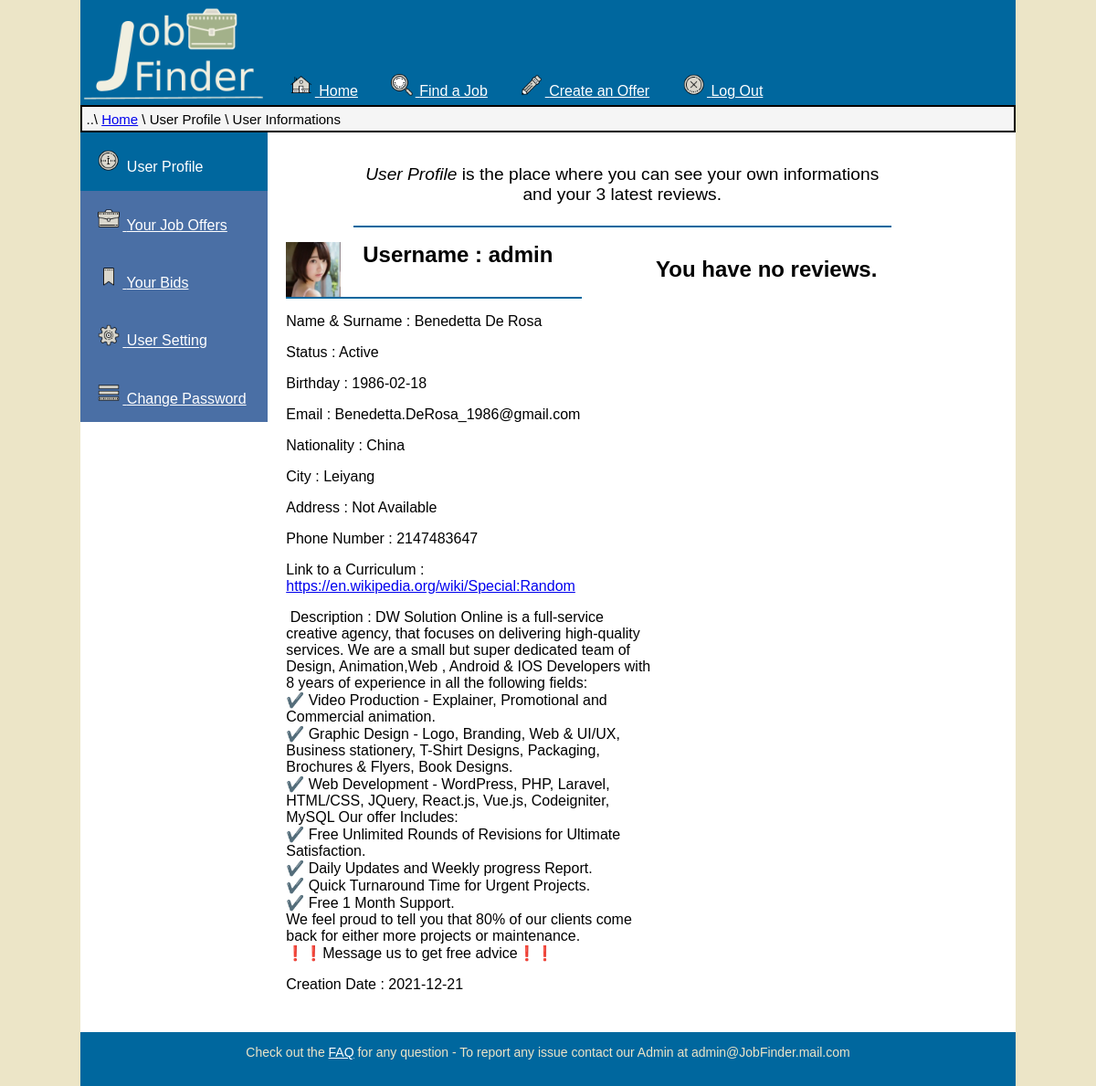
The page /UserProfile/User.php (signed in) on the database its author committed.
### tables this page shows
CREATE TABLE `users` (
  `Code_user` int(10) UNSIGNED NOT NULL,
  `Status` enum('Active','Inactive','Banned') NOT NULL,
  `Name` varchar(64) NOT NULL,
  `Surname` varchar(64) NOT NULL,
  `Nickname` varchar(48) NOT NULL,
  `Birth` date NOT NULL,
  `Email` varchar(48) NOT NULL,
  `Nationality` varchar(56) NOT NULL,
  `City` varchar(45) NOT NULL,
  `Address` varchar(75) DEFAULT NULL,
  `Phone` int(11) DEFAULT NULL,
  `Picture` varchar(64) NOT NULL,
  `Curriculum` varchar(128) DEFAULT NULL,
  `Description` varchar(4096) NOT NULL,
  `Creation` date NOT NULL DEFAULT current_timestamp()
);

### PHP/DBAccess.php (called while the page is built, shortened)
<?php
class DBAccess {
	private $connection;
	public function openDBConnection(){
		$this->connection = mysqli_connect(DBAccess::HOST_DB, DBAccess::USERNAME, DBAccess::PASSWORD, DBAccess::DBNAME);
		if(!$this->connection){
			echo("connessione al DB fallita: ".mysqli_connect_errno());
			return false;
		}
		else
			return true;
	}
  public function getUser($id) {
    if(isset($id)) {
		$queryCall=mysqli_prepare($this->connection, 'SELECT * FROM users WHERE Code_user = ? LIMIT 1;');
		mysqli_stmt_bind_param($queryCall,'i',$id);
		mysqli_stmt_execute($queryCall);
		$queryResult = mysqli_stmt_get_result($queryCall);
		if(mysqli_num_rows($queryResult) == 0)
			return null;
		else
			return mysqli_fetch_assoc($queryResult);
} else
		return null;
  }
  public function getUserReviewList($id,$number) {
    if(isset($id)) {
		$queryCall=mysqli_prepare($this->connection, 'SELECT P.Code_winner AS Winner, R.Code_user AS JobGiver, R.Stars , R.Comments, R.Date
						FROM reviews AS R JOIN past_jobs AS P WHERE R.Code_job = P.Code_job AND P.Code_winner = ?  ORDER BY R.Date DESC LIMIT ?;');
		mysqli_stmt_bind_param($queryCall,'ii',$id,$number);
		mysqli_stmt_execute($queryCall);
		$queryResult = mysqli_stmt_get_result($queryCall);
		if(mysqli_num_rows($queryResult) == 0)
			return null;
		else {
			$result=array();
			while ($tmp=mysqli_fetch_assoc($queryResult))
				array_push($result, $tmp);
			return $result;
		}
    } else
		return null;
  }
}
?>

### UserProfile/User.php (the view, shortened to what this page needs)
<?php
  require_once '..'. DIRECTORY_SEPARATOR .'PHP'. DIRECTORY_SEPARATOR .'DBAccess.php';
  if(isset($_SESSION['user_Username'])) {
    $url = '..'. DIRECTORY_SEPARATOR .'HTML'. DIRECTORY_SEPARATOR .'UserProfile.html';
    $HTML = file_get_contents($url);
    $HTML = str_replace("{{ SubPage }}","User Informations",$HTML);
    $HTML = str_replace('<li><a href="../PHP/UserProfile.php?section=1"><img src="../IMG/Icons/info.png" class="icons" alt=""><span class="sidebarText"> User Profile</span></a></li>',
      '<li class="selected">
      <img src="../IMG/Icons/info.png" class="icons" alt=""><span class="sidebarText"> User Profile</span>
      </li>',$HTML);
    $content='<div id="content"><div id="intro">
      <p><em>User Profile</em> is the place where you can see your own informations and your 3 latest reviews.</p>
    </div>';
    $adminActions = '';
    if(isset($_SESSION['Admin']) && $_SESSION['Admin']==1)
      $adminActions .= '<a id="AdminArea" href="..' . DIRECTORY_SEPARATOR . 'PHP'. DIRECTORY_SEPARATOR .'AdminHistory.php">Go to the secret admin page</a>';
    else
      $adminActions .= '';
    $content.=$adminActions;
    $DBAccess = new DBAccess();
    $Result = $DBAccess->getUser($_SESSION['user_ID']) ;
    if($Result) {
      $urlElement =  '..'. DIRECTORY_SEPARATOR .'HTML'. DIRECTORY_SEPARATOR .'Elements'. DIRECTORY_SEPARATOR .'User.html';
      $content .= file_get_contents($urlElement);
      $content = str_replace("{{Nickname}}",trim($Result["Nickname"]),$content);
      $content = str_replace("{{ProfilePic}}",'..'. DIRECTORY_SEPARATOR .'IMG'. DIRECTORY_SEPARATOR .'UsrPrfl'. DIRECTORY_SEPARATOR . trim($Result["Picture"]),$content);
      $content = str_replace("{{Name}}",trim($Result["Name"]),$content);
      $content = str_replace("{{Surname}}",trim($Result["Surname"]),$content);
      $content = str_replace("{{Status}}",trim($Result["Status"]),$content);
      $content = str_replace("{{Birth}}",trim($Result["Birth"]),$content);
      $content = str_replace("{{Email}}",trim($Result["Email"]),$content);
      $content = str_replace("{{Nationality}}",trim($Result["Nationality"]),$content);
      $content = str_replace("{{City}}",trim($Result["City"]),$content);
      $content = str_replace("{{Address}}",($Result["Address"] ? trim($Result["Address"]) : 'Not Available'),$content);
      $content = str_replace("{{Phone}}",($Result["Phone"] ? trim($Result["Phone"]) : 'Not Available'),$content);
      if($Result["Curriculum"])
		$content = str_replace("{{Curriculum}}",'<a href="'.trim($Result["Curriculum"]).'">'.trim($Result["Curriculum"]).'</a>',$content);
	  else
		$content = str_replace("{{Curriculum}}","Not Available",$content);
      $content = str_replace("{{Description}}",trim($Result["Description"]),$content);
      $content = str_replace("{{Creation}}",trim($Result["Creation"]),$content);
      $Review = $DBAccess->getUserReviewList($_SESSION['user_ID'],3);
      if($Review) {
        $content .= '<div id="feedbacks"><div class="headchapter"><h1 class="chapter"> Your Latest Reviews : </h1></div>';
        foreach($Review as $R)
        {
          $User = $DBAccess->getUser(trim($R["JobGiver"]));
          $content .= '<div class="review">
            <h2 class="reviewTitle">Review by <a href="..'. DIRECTORY_SEPARATOR .'PHP'. DIRECTORY_SEPARATOR .'ViewUser.php?Code_User='.$User["Code_user"].'">'.$User["Nickname"].'</a></h2>
            <p class="star">Rating : '.trim($R["Stars"]) .'/5</p>
            <p class="date">Made on date : '.trim($R["Date"]).' </p>
            <p class="comment">' .trim($R["Comments"]) .' </p>
            </div>';
        }
        $content .= '</div></div>';
      }
      else
        $content .= '<div id="feedbacks"><h1 class="noReviews">You have no reviews.</h1></div></div>';
    }
    else
      $content .= '<div><p>There is no content to be shown. </p></div>';
  }
  else
    header('Location:..'. DIRECTORY_SEPARATOR .'HTML'. DIRECTORY_SEPARATOR .'Error500.html');
  $HTML = str_replace('<div id="content"></div>',$content,$HTML);
  echo $HTML;
  ?>

### CSS/StyleSheet.css (style rules this page uses)
:root { --background: #ECE5C7; --color: #00679e; --subcolor: #4a6fa5; --content: #fff; --black: #000; --darkWhite: #d1d9e6; --shadow: #999; --correct: #44c244; --error: #d4110b; }
html { width: 100%; background-color: var(--background); }
html, body { min-height: 100vh; }
body { background-color: var(--content); font-family:Tahoma, sans-serif; margin:auto; max-width: 1024px; overflow-x: hidden; }
main { padding: 0em; padding-bottom: 2.5em; margin-bottom: 3%; }
header { background-color: var(--color); display: flex; align-items: flex-end; }
header img#Logo { width: 20%; }
header ul { margin:auto; list-style-type: none; margin: 0; padding: 0; }
header ul li { display:inline-block; padding: 0.4em; margin-left: 1em; }
header ul li a:link { margin-bottom: 0.2em; color: var(--content); }
header img.icons { width:24px; height:24px; padding-right :0.15em; vertical-align: text-bottom; }
nav.breadcrumb { font-size: 0.9375em; padding: 0.3em; background-color:whitesmoke; border-width: 0em; border : solid 2px var(--black); }
footer { position: fixed; bottom: 0; min-height: 5%; width: 100%; text-align:center; background-color: var(--color); max-width: 1024px; margin: auto; }
footer#footer p { display: inline-block; font-size: 0.875em; color: var(--background); }
footer#footer a:link { color: var(--content); }
main#userProfile { width: 75%; display: inline-block; vertical-align: top; }
div#sidebar { background-color: var(--subcolor); position: -webkit-sticky; position: sticky; display: inline-block; top: 0; margin-top : 0px; margin-bottom: 5%; width: 20%; }
div#sidebar ul { padding-inline-start: 0px; margin-block-end: 0em; margin-block-start: 0em; }
div#sidebar ul li { list-style-type: none; }
#sidebar a { display: block; padding: 1em; }
#sidebar a:link, #sidebar a:link span { color: var(--content); }
#sidebar span { color: var(--content); }
#sidebar .selected { background-color: var(--color); padding: 1em; }
#sidebar img.icons { width: 24px; height: 24px; vertical-align: text-bottom; }
div#content { padding: 1em; }
div#content div, div#content table { vertical-align: top; }
div#intro, div#introTags { width: 80%; margin: auto; padding-bottom: 0.2em; border-bottom: 2px solid var(--color); }
div#intro p, div#introTags { text-align: center; font-size: 1.2em; }
div#userinfo, div#feedbacks { display: inline-block; padding-top: 1em; }
div#feedbacks { width: 40%; }
div#feedbacks h1.noReviews { font-size: 1.5em; }
div#userinfo { width: 55%; }
div.headchapter { width: 80%; padding-bottom: 2em; border-bottom: 2px solid var(--color); margin-right: 20%; }
h1.chapter { display:inline; font-size: 1.5em; }
main img#icon { width:60px; height:60px; float:left; padding-right: 1.5em; }
img.icons { width: 24px; height: 24px; display: inline-block; padding: 0.2em; }
p#description { white-space: break-spaces; }
.hiddenHelp { position: absolute; height: 1px; width: 1px; overflow: hidden; }

### CSS/Print.css (style rules this page uses)
html { font-family: Georgia, 'Times New Roman', serif; width: 100%; margin: 0; float: none; }
.hiddenHelp { display: none; }
header, header > img { display: none; }
ul#menu, ul#menu img { display: none; }
nav.breadcrumb { display: none; }
div#sidebar, div#sidebar img { display: none; }
footer#footer, footer#footer img { display: none; }
main img#icon { width: 64px; height: 64px; }

### rows shown on the page
users: Curriculum+Phone+Address "Username : admin Name & Surname : Benedetta De Rosa Status : Active Birthday : 1986-02-18 Email : Benedetta.DeRosa_1986@gmail.com Nationality : China City : Leiyang Address : Not Available Phone Number : 2147483647 Link to a Curriculum : https://en.wikipedia.org/wiki/Special:Random Description : DW Solution Online is a full-service creative agency, that focuses on delivering high-quality services. We are a small but super dedicated team of Design, Animation,Web , Android & IOS Developers with 8 years of experience in all the following fields: ✔️ Video Production - Explainer, Promotional and Commercial animation. ✔️ Graphic Design - Logo, Branding, Web & UI/UX, Business stationery, T-Shirt…", Curriculum+Phone+Address (picture)
